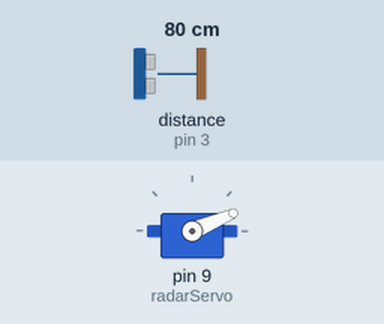
The sketch below on a simulated Arduino Uno, built with avr-gcc and run on an emulated ATmega328P. Shown: servo. Wiring (inferred from the names in the program): ultrasonic range finder: trigger pin 2; echo pin 3. The inputs (shaded band) are chosen by the test bench; at power-on: distance to the obstacle (sensor on pin 3) 80 cm. The echo pulse lasts 58.3 µs per cm; what the sketch prints to the serial monitor is not drawn.

Above: at 1.28 s.
1.3 s: distance to the obstacle (sensor on pin 3) set to 2 cm
At 2.15 s:
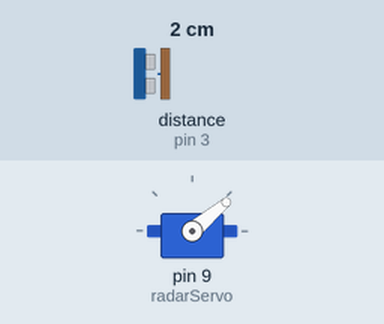
4.3 s: distance to the obstacle (sensor on pin 3) set to 60 cm
At 4.45 s:
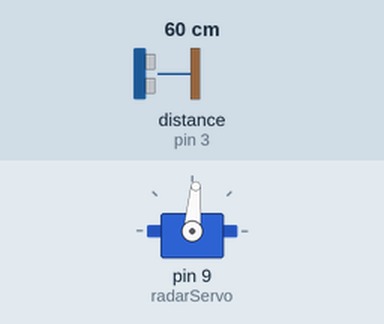
10.3 s: distance to the obstacle (sensor on pin 3) set to 250 cm
At 10.38 s:
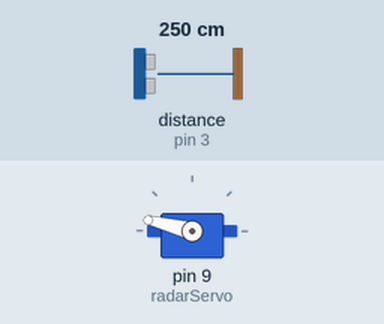
Timing chart, 0 to 19.3 s (numbered marks = the images above; inputs shaded):
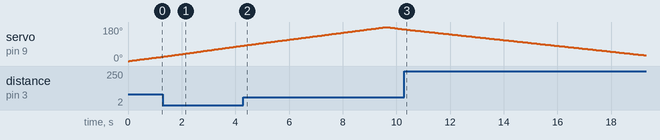

The sketch:

DIY00008_SONAR.ino
```cpp
#include <Servo.h>

const int trigPin = 2;
const int echoPin = 3;
int distance;
int i;

Servo radarServo;

void setup() {
  radarServo.attach(9);
  radarServo.write(0);
  pinMode(trigPin, OUTPUT); // Sets the trigPin as an Output
  pinMode(echoPin, INPUT); // Sets the echoPin as an Input
  digitalWrite(trigPin, LOW);
  Serial.begin(9600);
}

void loop() {

  for (i=0; i<=180;i++) {
  radarServo.write(i);
  distance=Calc();
  Serial.print(i);
  Serial.print(",");
  Serial.print(distance);
  Serial.print(".");
  delay(50);
  }
  for (i=179; i>=0;i--) {
  radarServo.write(i);
  distance=Calc();
  Serial.print(i);
  Serial.print(",");
  Serial.print(distance);
  Serial.print(".");
  delay(50);
  }
}

int Calc(){
  digitalWrite(trigPin, LOW);
  delayMicroseconds(4);
  digitalWrite(trigPin, HIGH);
  delayMicroseconds(10);
  digitalWrite(trigPin, LOW);
  distance=pulseIn(echoPin, HIGH)*0.034/2;
  return distance;
}
```
